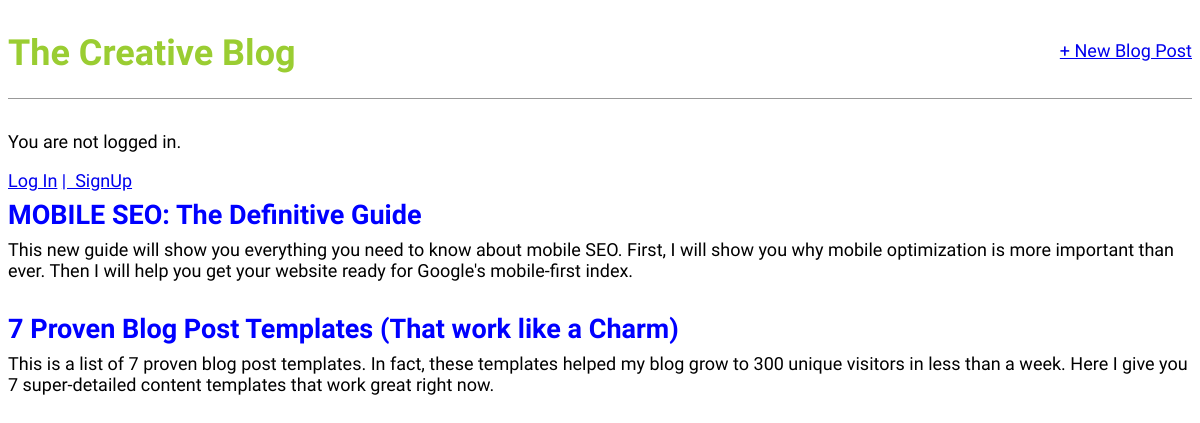
/, run on an earlier commit of the app's database.
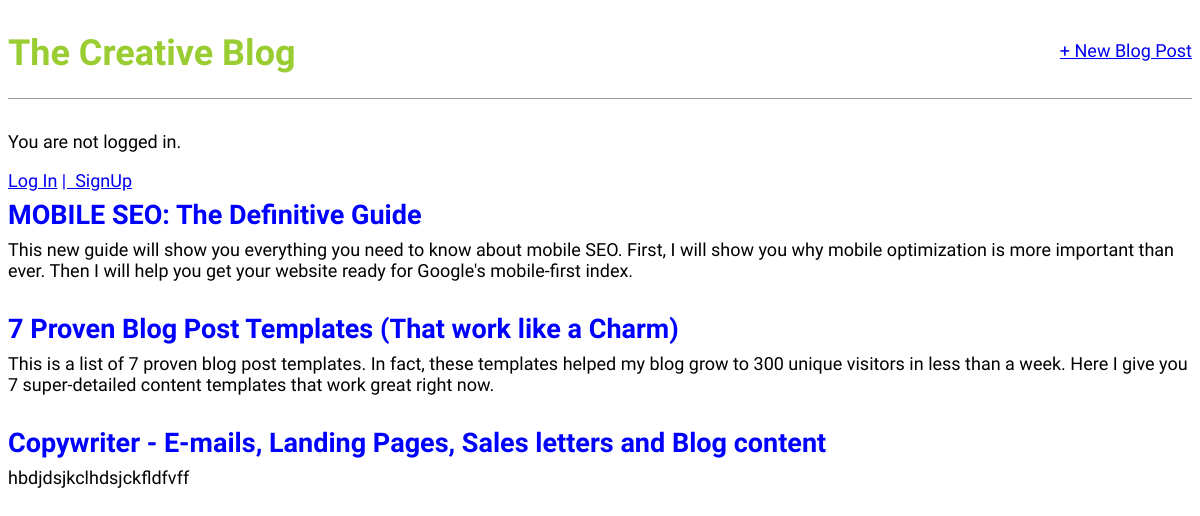
And on a later commit of the database.
### blog/models.py (models this page shows, shortened)
class Post(models.Model):
    title=models.CharField(max_length=200)
    author=models.ForeignKey('auth.User', on_delete=models.CASCADE)
    body=models.TextField()

### blog/views.py (the view)
# urls.py: path('', BlogListView.as_view(), name ='home'),
class BlogListView(ListView):
    model=Post
    template_name ='home.html'

### templates/home.html
{% extends 'base.html' %}
{% block content %}
{% for post in object_list %}
<div class="post-entry">
    <h2><a href="{% url 'post_detail' post.pk %}">{{post.title}}</a></h2>
    <p>{{post.body}}</p>
</div>
{% endfor %}
{% endblock content %}

What changed in the data, as far as the page shows it:
added Post: title "Copywriter - E-mails, Landing Pages, Sales letters and Blog content", body "hbdjdsjkclhdsjckfldfvff"
